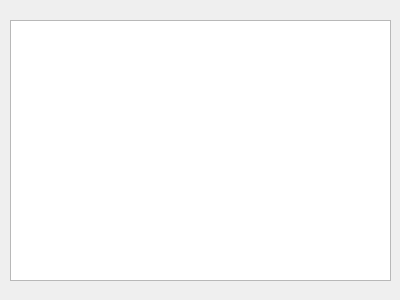
<?xml version="1.0" encoding="UTF-8"?>
<ui version="4.0">
 <class>Widget</class>
 <widget class="QWidget" name="Widget">
  <property name="geometry">
   <rect>
    <x>0</x>
    <y>0</y>
    <width>400</width>
    <height>300</height>
   </rect>
  </property>
  <property name="windowTitle">
   <string>Widget</string>
  </property>
  <widget class="QTextBrowser" name="textBrowser">
   <property name="geometry">
    <rect>
     <x>10</x>
     <y>20</y>
     <width>381</width>
     <height>261</height>
    </rect>
   </property>
  </widget>
 </widget>
 <layoutdefault spacing="6" margin="11"/>
 <resources/>
 <connections/>
</ui>
